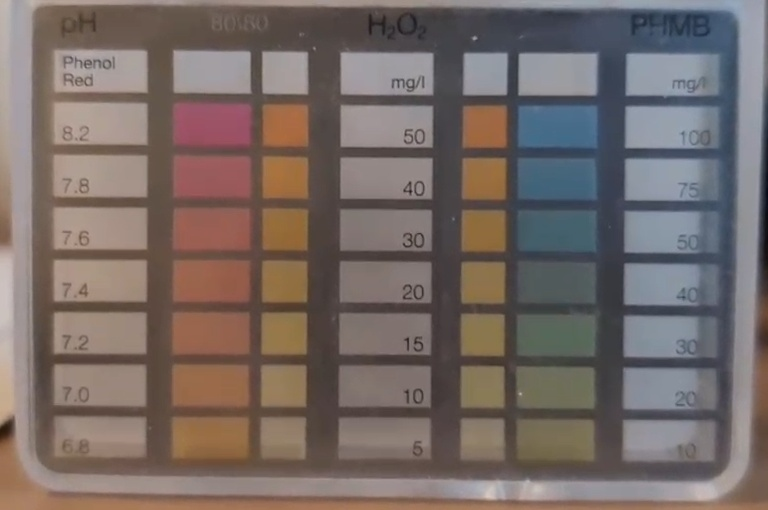
#> input picture reference2.jpg, 768 x 510 px
$ python -i integration_example.py   (imports and definitions only)
#> lines starting #> are read from the running program, lines starting #| are printed output that depends on the picture; after the words box and inside, x2 and y2 are one past the last pixel; in counts of white or black regions, pixels touching at a corner belong together
#> further down, picture is the input picture: shape (510, 768, 3); mean B, G, R 102.6, 106.8, 118.6
"""
Integration Example: Contour Detection + OCR Editor
====================================================

This example shows how to integrate your contour detection
with the OCR Result Editor for smartphone apps.

Workflow:
1. Capture image from camera/file
2. Run contour detection to find ROI regions
3. Export ROIs to OCR Editor
4. User corrects OCR results via web GUI
5. Import corrected results back into your app
"""

import cv2
import json
import numpy as np
from pathlib import Path
from typing import List, Dict, Tuple
import requests


class ContourOCRPipeline:
    """
    Integration layer between contour detection and OCR editor
    """

    def __init__(self, ocr_editor_url: str = "http://localhost:5000"):
        """
        Args:
            ocr_editor_url: Base URL of OCR editor (e.g., http://localhost:5000 or http://192.168.1.100:5000)
        """
        self.ocr_editor_url = ocr_editor_url.rstrip('/')
        self.session_id = None
        self.image = None
        self.rois = []
        self.results = {}

    # ========================================================================
    # Step 1: Contour Detection → Extract ROIs
    # ========================================================================

    def detect_rois_from_contours(self, image: np.ndarray,
                                  min_area: int = 100,
                                  max_area: int = 10000) -> List[Tuple[int, int, int, int]]:
        """
        Extract ROIs from contour detection.

        This integrates with your contour_detection03.py logic.

        Args:
            image: Input image (BGR)
            min_area: Minimum contour area to consider
            max_area: Maximum contour area to consider

        Returns:
            List of ROIs: [(x1, y1, x2, y2), ...]
        """
#> called with min_area = 100, max_area = 10000
        gray = cv2.cvtColor(image, cv2.COLOR_BGR2GRAY)
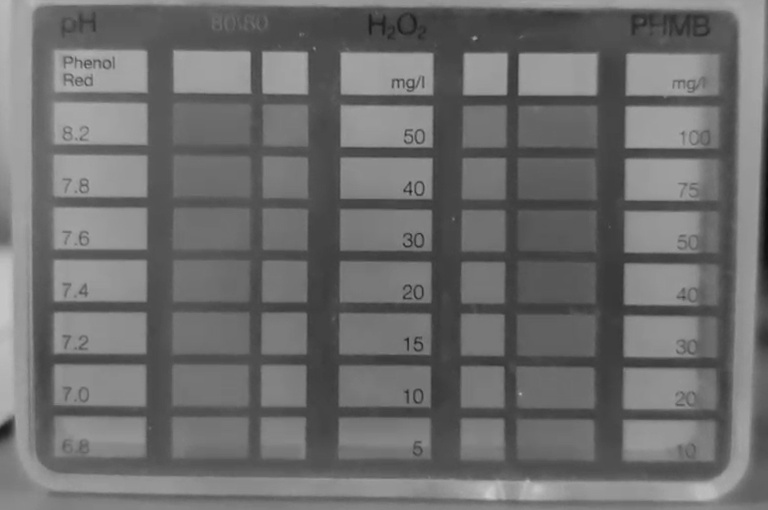
#> gray: shape (510, 768); min 10, max 205, mean 109.9

        # Apply bilateral filter (like in contour_detection03.py)
        gray = cv2.bilateralFilter(gray, 5, 200, 200)

        # CLAHE enhancement
        clahe = cv2.createCLAHE(clipLimit=2.0, tileGridSize=(8, 8))
        gray_enhanced = clahe.apply(gray)
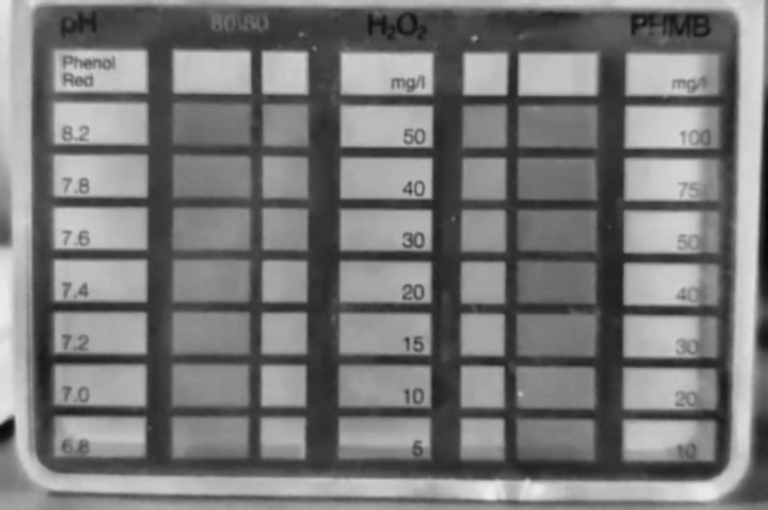
#> gray_enhanced: shape (510, 768); min 5, max 237, mean 121

        # Edge detection
        edges = cv2.Canny(gray_enhanced, 50, 150)
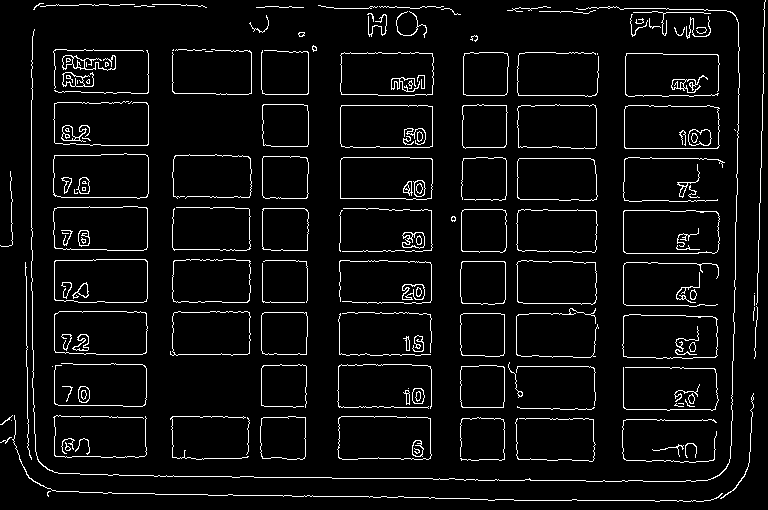
#> edges: shape (510, 768); 5.2% white in thin lines or dots

        # Find contours
        contours, _ = cv2.findContours(edges, cv2.RETR_TREE, cv2.CHAIN_APPROX_SIMPLE)
#> contours = 265 contours, 138 with area under 20; largest, box (x1, y1, x2, y2) and area: (623, 210, 720, 254) 4028, (623, 210, 720, 254) 4017, (53, 153, 149, 199) 4016, (53, 153, 149, 199) 4010, (624, 105, 720, 149) 3972

        rois = []
        for contour in contours:
            area = cv2.contourArea(contour)
            if min_area < area < max_area:
                x, y, w, h = cv2.boundingRect(contour)
                rois.append((x, y, x + w, y + h))
#> this loop made 265 passes
#> (area, x, y, w, h) on passes 14, 15, 16, 17, 19, 20, 37, 38, 42, 43, 51, 52: (3842.5, 337, 416, 95, 44), (3837.5, 337, 416, 95, 44), (142.5, 412, 440, 12, 17), (128, 412, 440, 12, 17), (1830.5, 260, 416, 46, 44), (1827.5, 260, 416, 46, 44), (157.5, 412, 388, 13, 16), (150.5, 412, 388, 13, 16), (156, 78, 386, 12, 17), (148, 78, 386, 12, 17), (1802.5, 460, 365, 45, 43), (1798.5, 460, 365, 45, 43)
#> area on passes 24, 30, 32, 33, 34, 35: 22, 27.5, 41, 36.5, 41.5, 28
#> after the loop, rois = 82 items, first 6: (337, 416, 432, 460), (337, 416, 432, 460), (412, 440, 424, 457), (412, 440, 424, 457), (260, 416, 306, 460), (260, 416, 306, 460)

        # Sort by position (top-to-bottom, left-to-right)
        rois = sorted(rois, key=lambda r: (r[1], r[0]))
#> rois = 82 items, first 6: (340, 52, 434, 96), (340, 52, 434, 96), (463, 52, 509, 96), (463, 52, 509, 96), (62, 55, 116, 71), (72, 56, 85, 69)

        return rois

    # ========================================================================
    # Step 2: Send to OCR Editor
    # ========================================================================

    # [266 lines left out: functions upload_to_editor, open_in_browser, get_corrected_results, extract_values, save_results_to_file, example_desktop_workflow and 2 more, not called in this run]


# [18 lines not run here, left out]

>>> import cv2
>>> picture = cv2.imread('reference2.jpg')
>>> result = ContourOCRPipeline().detect_rois_from_contours(picture)
#> result has the same summary as rois in detect_rois_from_contours

$ run again, on WIN_20250907_10_33_32_Pro.jpg
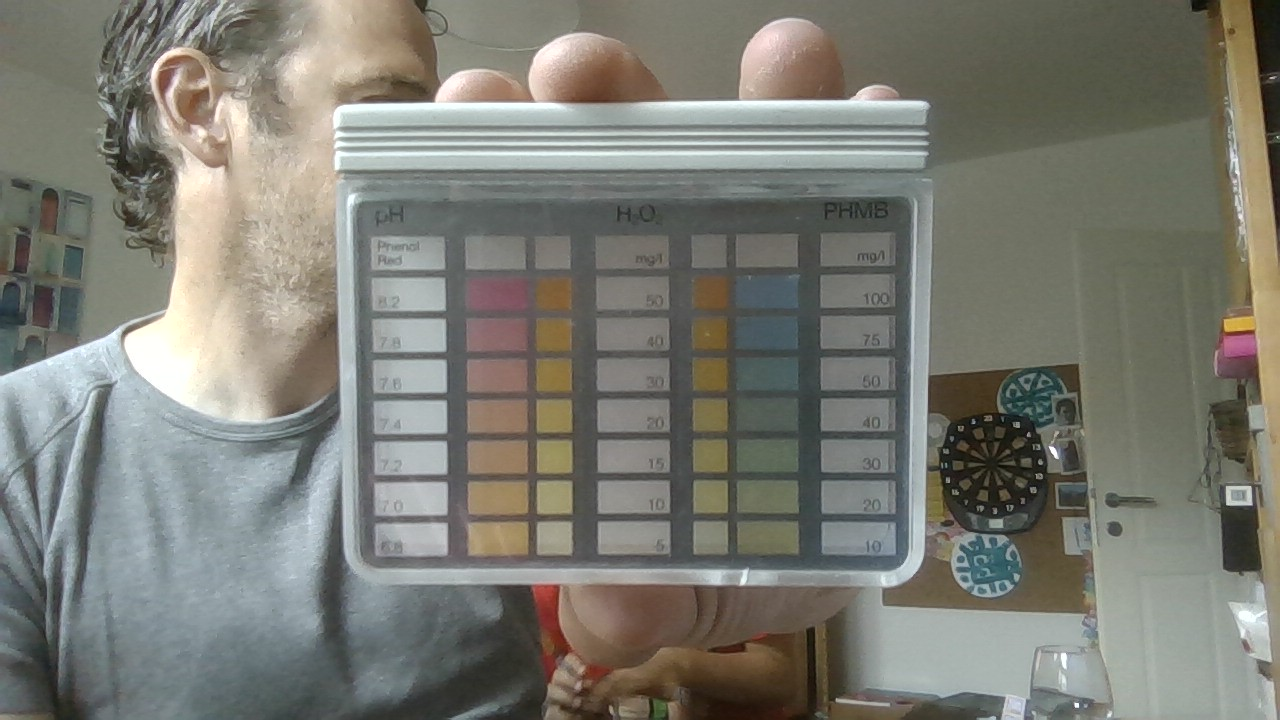
#> input picture WIN_20250907_10_33_32_Pro.jpg, 1280 x 720 px
#> picture is the input picture: shape (720, 1280, 3); mean B, G, R 115.6, 123.9, 123.9
#> in detect_rois_from_contours, `gray_enhanced = clahe.apply(gray)`:
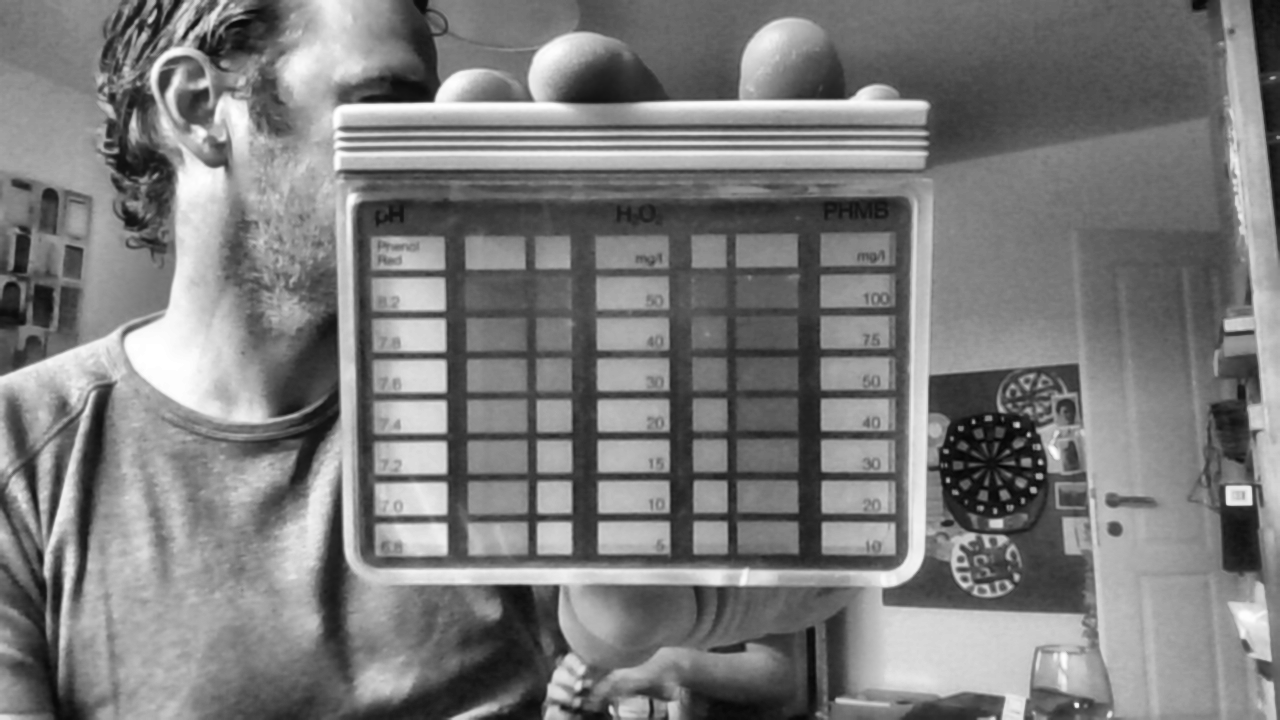
#> gray_enhanced: shape (720, 1280); min 6, max 255, mean 123.8
#> in detect_rois_from_contours, `edges = cv2.Canny(gray_enhanced, 50, 150)`:
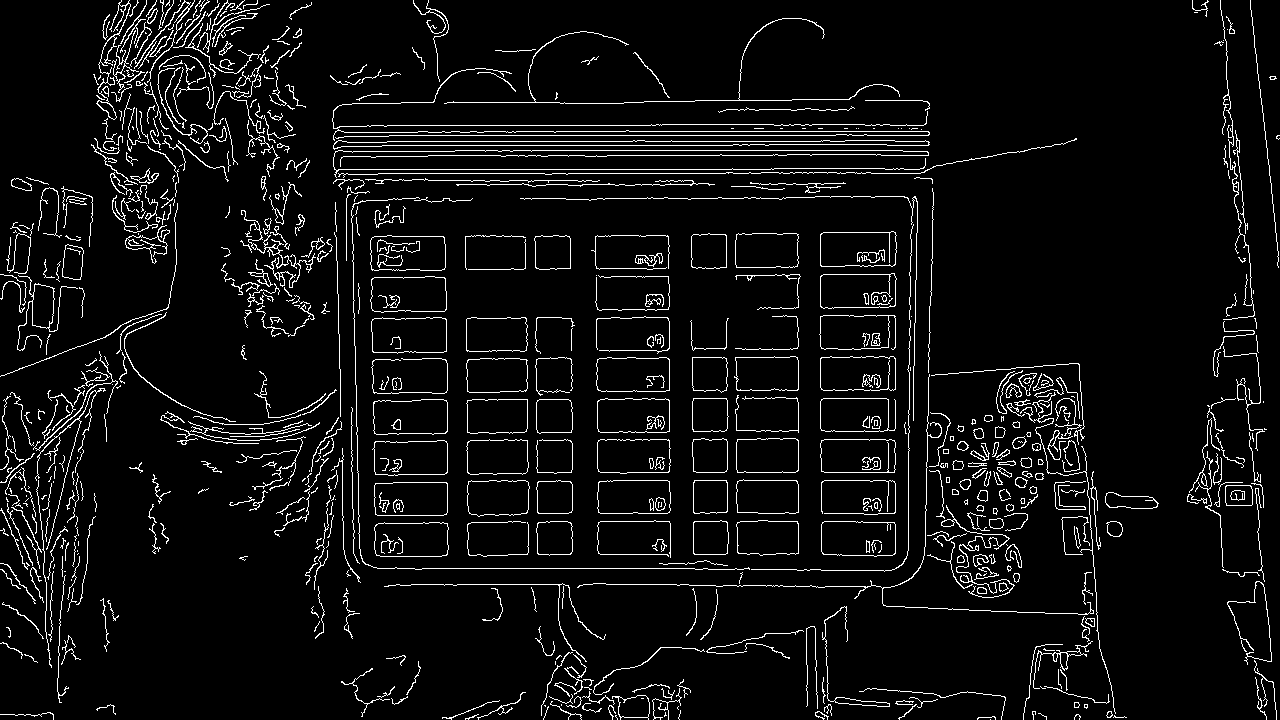
#> edges: shape (720, 1280); 5.8% white in thin lines or dots
#> contours = 904 contours, 622 with area under 20; largest, box (x1, y1, x2, y2) and area: (370, 276, 447, 313) 2524, (371, 317, 447, 354) 2521, (820, 231, 897, 267) 2520, (370, 276, 447, 313) 2520, (371, 317, 447, 354) 2517
#> the loop in detect_rois_from_contours, `for contour in contours:` made 904 passes
#> (area, x, y, w, h) on passes 34, 35, 70, 87, 88, 162, 163, 166: (615.5, 612, 695, 38, 25), (602, 618, 695, 32, 23), (201.5, 1033, 641, 60, 48), (257, 822, 606, 68, 101), (237.5, 834, 697, 56, 10), (2398, 374, 522, 75, 35), (2394, 374, 522, 75, 35), (193.5, 1106, 521, 17, 16)
#> after the loop in detect_rois_from_contours, `for contour in contours:`: rois = 108 items, first 6: (612, 695, 650, 720), (618, 695, 650, 718), (1033, 641, 1093, 689), (822, 606, 890, 707), (834, 697, 890, 707), (374, 522, 449, 557)
#> in detect_rois_from_contours, `rois = sorted(rois, key=lambda r: (r[1], r[0]))`: rois = 108 items, first 6: (96, 0, 131, 120), (130, 0, 195, 83), (97, 100, 117, 120), (333, 140, 930, 150), (333, 140, 929, 149), (11, 178, 32, 191)
#> result has the same summary as rois in detect_rois_from_contours

$ run again, on ann_001.jpg
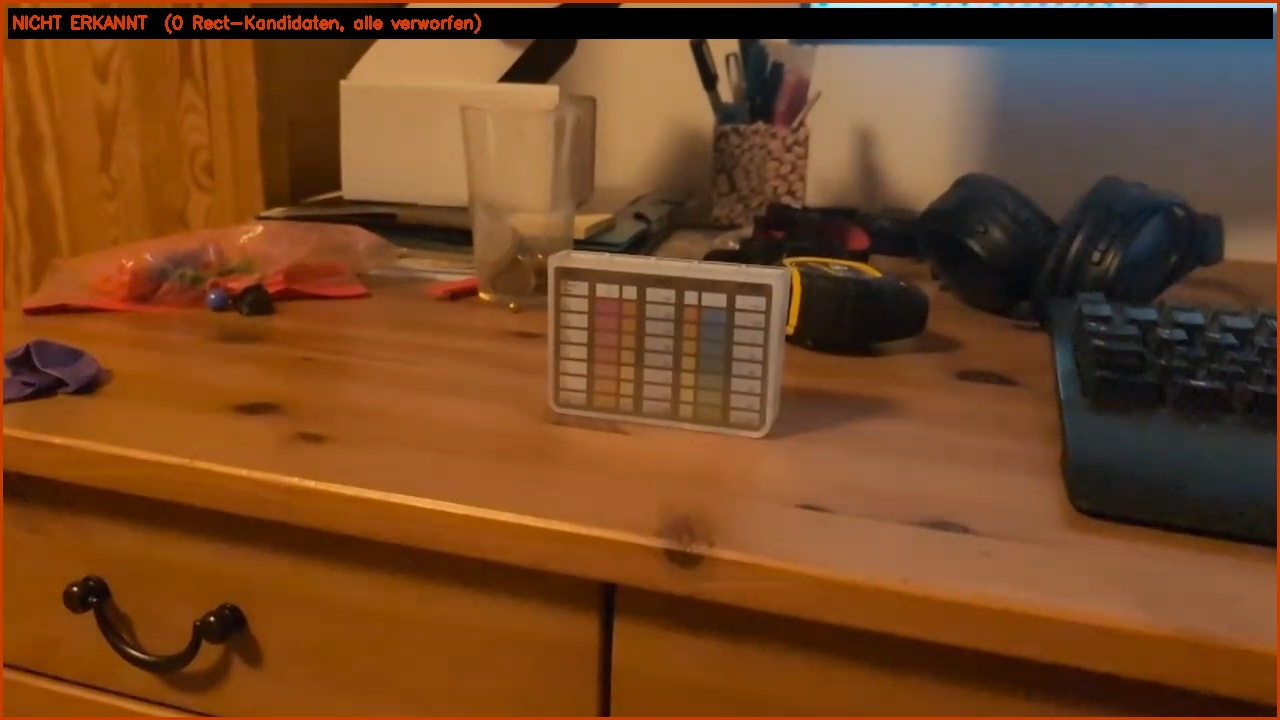
#> input picture ann_001.jpg, 1280 x 720 px
#> picture is the input picture: shape (720, 1280, 3); mean B, G, R 34.1, 70, 116.1
#> in detect_rois_from_contours, `gray_enhanced = clahe.apply(gray)`:
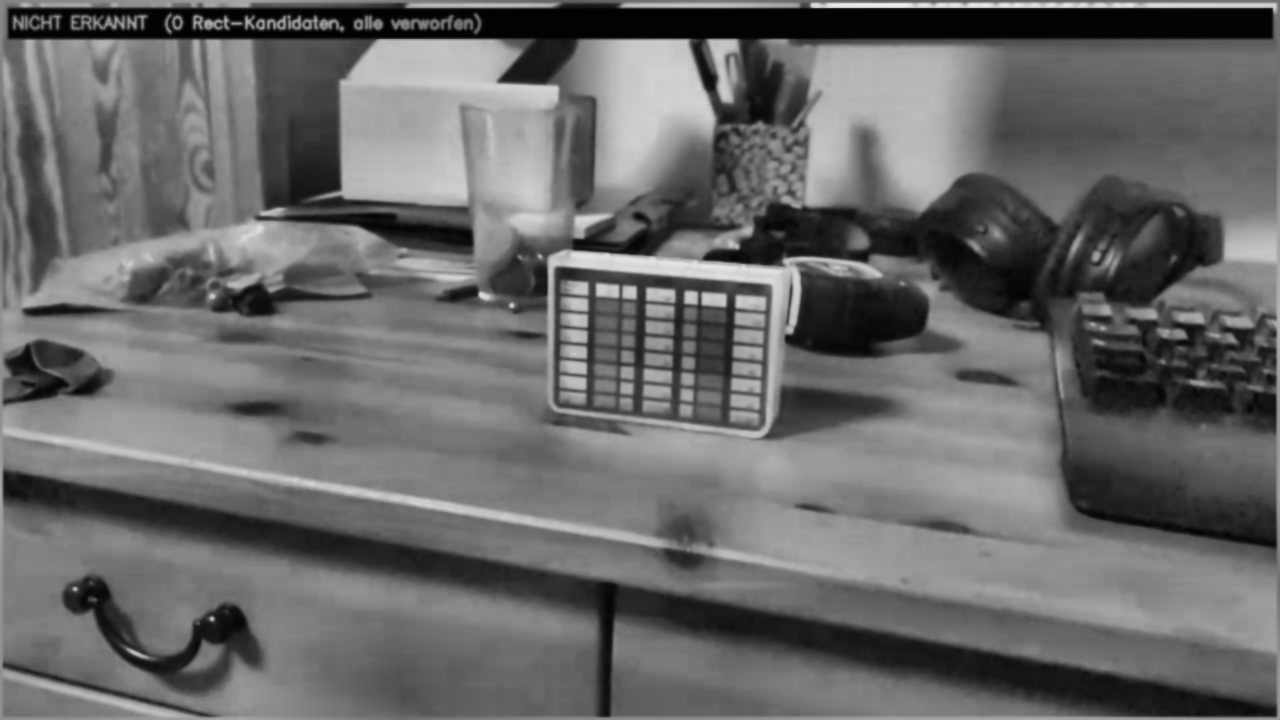
#> gray_enhanced: shape (720, 1280); min 2, max 239, mean 105
#> in detect_rois_from_contours, `edges = cv2.Canny(gray_enhanced, 50, 150)`:
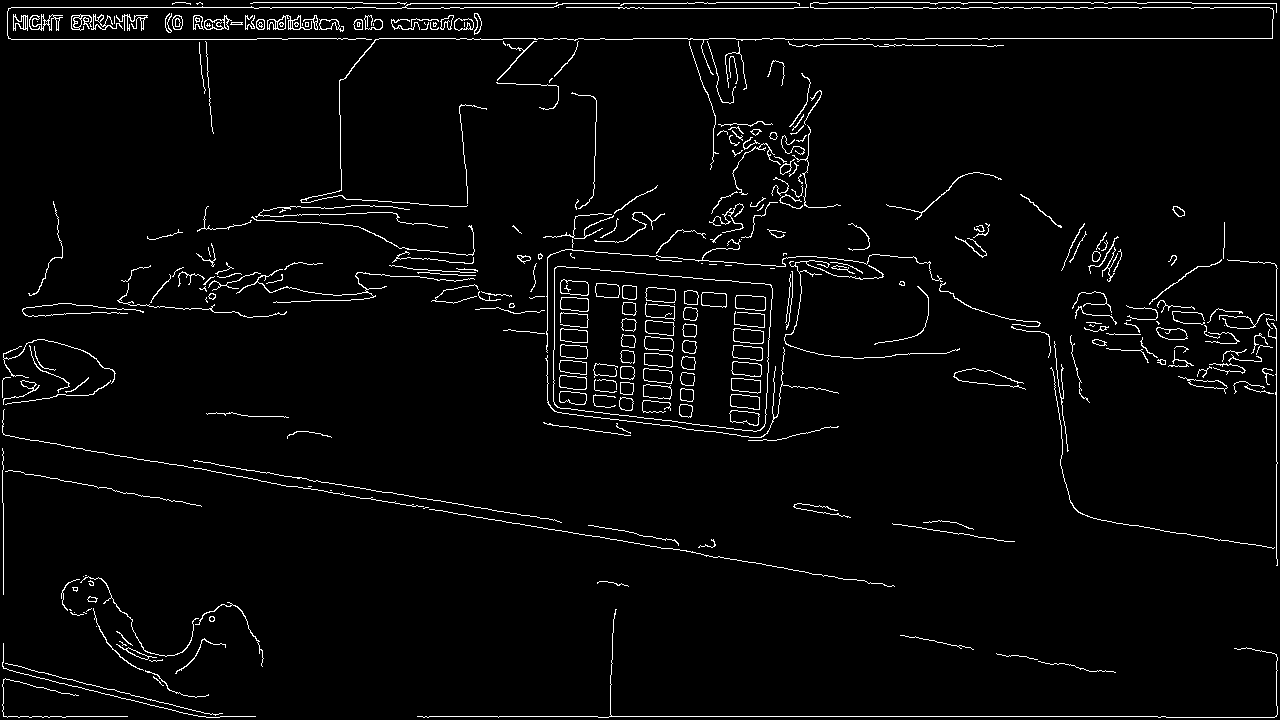
#> edges: shape (720, 1280); 3.1% white in thin lines or dots
#> contours = 430 contours, 258 with area under 20; largest, box (x1, y1, x2, y2) and area: (553, 266, 773, 432) 31021, (553, 266, 773, 432) 31010, (735, 295, 766, 311) 404, (735, 295, 766, 311) 400, (733, 328, 764, 344) 387
#> the loop in detect_rois_from_contours, `for contour in contours:` made 430 passes
#> (area, x, y, w, h) on passes 62, 63, 91, 92, 146, 147, 148, 149: (223, 1178, 376, 50, 18), (213, 1189, 379, 39, 11), (271.5, 1156, 327, 32, 13), (259.5, 1156, 327, 32, 13), (320.5, 729, 410, 31, 16), (313, 729, 410, 31, 16), (145, 679, 404, 14, 14), (139, 679, 404, 14, 14)
#> after the loop in detect_rois_from_contours, `for contour in contours:`: rois = 88 items, first 6: (1178, 376, 1228, 394), (1189, 379, 1228, 390), (1156, 327, 1188, 340), (1156, 327, 1188, 340), (729, 410, 760, 426), (729, 410, 760, 426)
#> in detect_rois_from_contours, `rois = sorted(rois, key=lambda r: (r[1], r[0]))`: rois = 88 items, first 6: (13, 14, 28, 31), (29, 14, 63, 31), (71, 14, 92, 31), (91, 14, 123, 30), (172, 15, 183, 30), (172, 15, 183, 30)
#> result has the same summary as rois in detect_rois_from_contours
